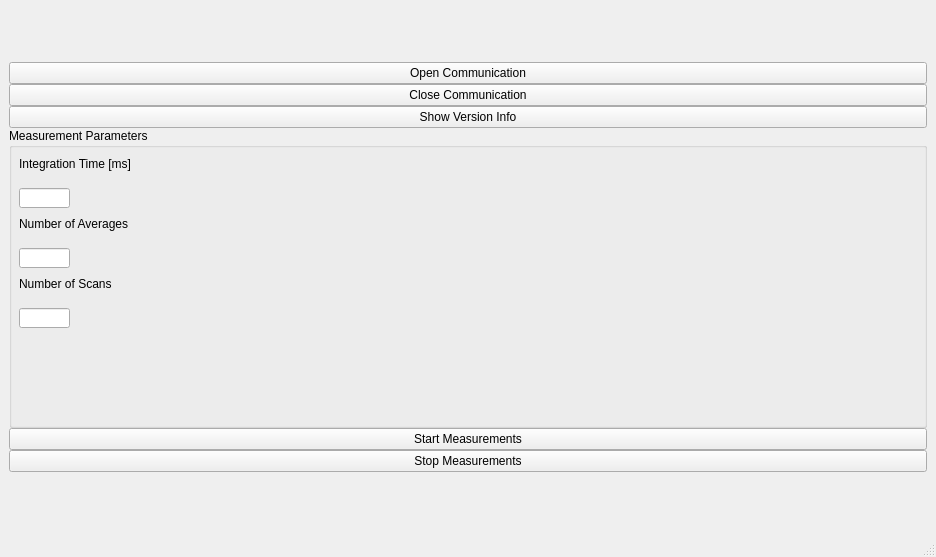
<?xml version="1.0" encoding="UTF-8"?>
<ui version="4.0">
 <class>MainWindow</class>
 <widget class="QMainWindow" name="MainWindow">
  <property name="windowModality">
   <enum>Qt::ApplicationModal</enum>
  </property>
  <property name="enabled">
   <bool>true</bool>
  </property>
  <property name="geometry">
   <rect>
    <x>0</x>
    <y>0</y>
    <width>936</width>
    <height>557</height>
   </rect>
  </property>
  <property name="sizePolicy">
   <sizepolicy hsizetype="Preferred" vsizetype="Preferred">
    <horstretch>0</horstretch>
    <verstretch>0</verstretch>
   </sizepolicy>
  </property>
  <property name="minimumSize">
   <size>
    <width>936</width>
    <height>557</height>
   </size>
  </property>
  <property name="baseSize">
   <size>
    <width>936</width>
    <height>557</height>
   </size>
  </property>
  <property name="windowTitle">
   <string>MainWindow</string>
  </property>
  <property name="tabShape">
   <enum>QTabWidget::Rounded</enum>
  </property>
  <widget class="QWidget" name="centralwidget">
   <layout class="QGridLayout" name="gridLayout_2">
    <item row="0" column="0">
     <layout class="QVBoxLayout" name="verticalLayout">
      <property name="spacing">
       <number>0</number>
      </property>
      <property name="sizeConstraint">
       <enum>QLayout::SetMaximumSize</enum>
      </property>
      <item>
       <widget class="QPushButton" name="OpenCommBtn">
        <property name="text">
         <string>Open Communication</string>
        </property>
       </widget>
      </item>
      <item>
       <widget class="QPushButton" name="CloseCommBtn">
        <property name="text">
         <string>Close Communication</string>
        </property>
       </widget>
      </item>
      <item>
       <widget class="QPushButton" name="VersionBtn">
        <property name="text">
         <string>Show Version Info</string>
        </property>
       </widget>
      </item>
      <item>
       <widget class="QGroupBox" name="groupBox">
        <property name="maximumSize">
         <size>
          <width>16777215</width>
          <height>300</height>
         </size>
        </property>
        <property name="title">
         <string>Measurement Parameters</string>
        </property>
        <widget class="QLineEdit" name="IntTimeEdt">
         <property name="geometry">
          <rect>
           <x>10</x>
           <y>60</y>
           <width>51</width>
           <height>20</height>
          </rect>
         </property>
        </widget>
        <widget class="QLineEdit" name="NumAvgEdt">
         <property name="geometry">
          <rect>
           <x>10</x>
           <y>120</y>
           <width>51</width>
           <height>20</height>
          </rect>
         </property>
        </widget>
        <widget class="QLineEdit" name="NumMeasEdt">
         <property name="geometry">
          <rect>
           <x>10</x>
           <y>180</y>
           <width>51</width>
           <height>20</height>
          </rect>
         </property>
        </widget>
        <widget class="QLabel" name="label">
         <property name="geometry">
          <rect>
           <x>10</x>
           <y>20</y>
           <width>311</width>
           <height>31</height>
          </rect>
         </property>
         <property name="text">
          <string>Integration Time [ms]</string>
         </property>
        </widget>
        <widget class="QLabel" name="label_2">
         <property name="geometry">
          <rect>
           <x>10</x>
           <y>85</y>
           <width>311</width>
           <height>21</height>
          </rect>
         </property>
         <property name="text">
          <string>Number of Averages</string>
         </property>
        </widget>
        <widget class="QLabel" name="label_3">
         <property name="geometry">
          <rect>
           <x>10</x>
           <y>145</y>
           <width>311</width>
           <height>21</height>
          </rect>
         </property>
         <property name="text">
          <string>Number of Scans</string>
         </property>
        </widget>
       </widget>
      </item>
      <item>
       <widget class="QPushButton" name="StartMeasBtn">
        <property name="text">
         <string>Start Measurements</string>
        </property>
       </widget>
      </item>
      <item>
       <widget class="QPushButton" name="StopMeasBtn">
        <property name="text">
         <string>Stop Measurements</string>
        </property>
       </widget>
      </item>
     </layout>
    </item>
    <item row="0" column="1">
     <layout class="QGridLayout" name="gridLayout"/>
    </item>
   </layout>
  </widget>
  <widget class="QMenuBar" name="menubar">
   <property name="geometry">
    <rect>
     <x>0</x>
     <y>0</y>
     <width>936</width>
     <height>22</height>
    </rect>
   </property>
  </widget>
  <widget class="QStatusBar" name="statusbar"/>
 </widget>
 <resources/>
 <connections/>
</ui>
